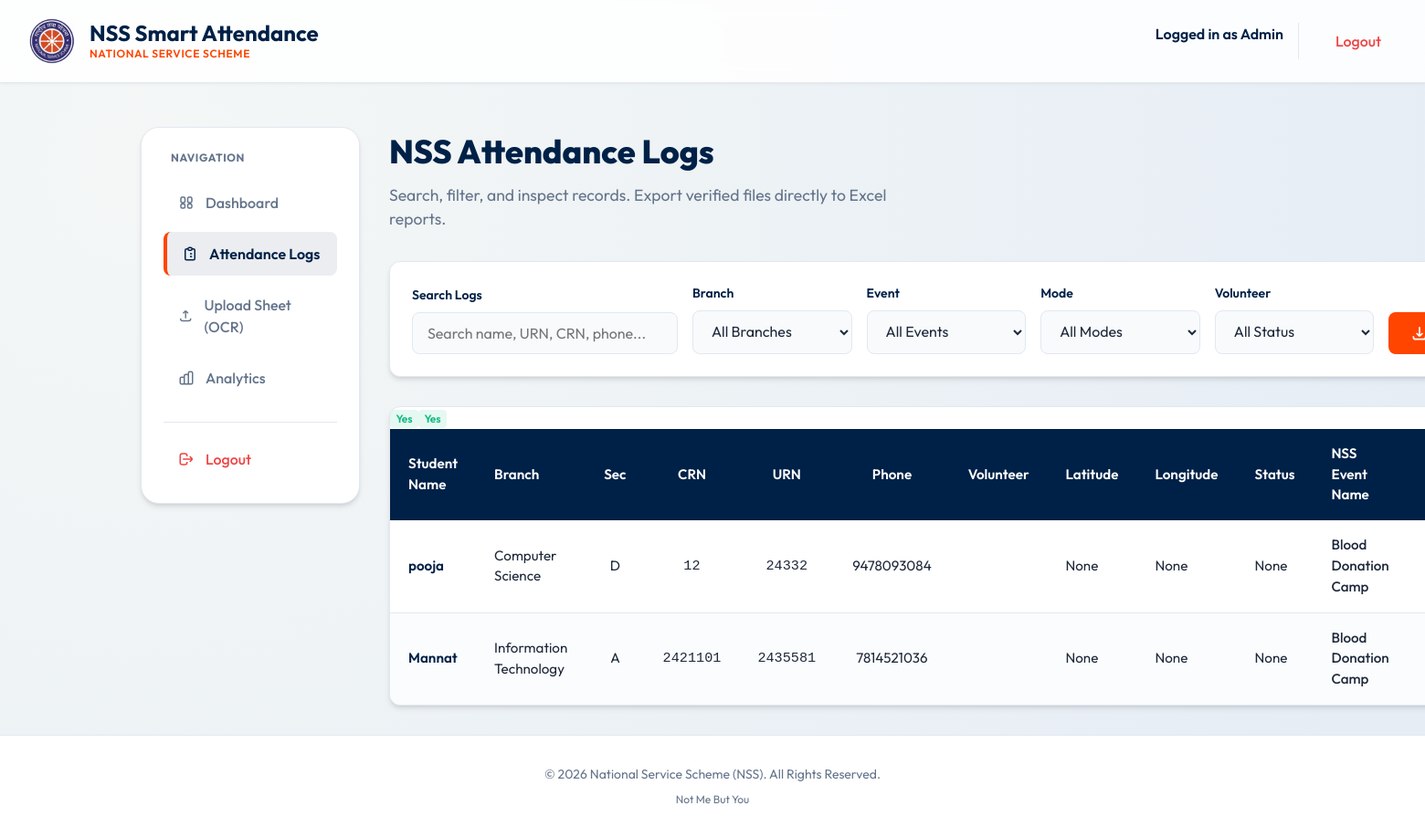
Screenshot of /results (signed in) with the database file from the repository.
### tables this page shows
CREATE TABLE attendance (
    id INTEGER PRIMARY KEY AUTOINCREMENT,
    student_name TEXT,
    branch TEXT,
    section TEXT,
    crn TEXT,
    urn TEXT,
    phone TEXT,
    is_nss_volunteer TEXT,
    event TEXT,
    attendance_mode TEXT,
    created_at TIMESTAMP DEFAULT CURRENT_TIMESTAMP
, latitude TEXT, longitude TEXT, location_status TEXT);

### app.py (the view)
@app.route("/results")
@admin_required
def results():
    conn    = get_db_connection()
    records = conn.execute("SELECT * FROM attendance ORDER BY id DESC").fetchall()
    conn.close()
    return render_template("results.html", records=records)

### app.py (called while the page is built)
def get_db_connection():
    conn = sqlite3.connect(DB_PATH)
    conn.row_factory = sqlite3.Row
    return conn

def admin_required(f):
    @wraps(f)
    def wrapper(*args, **kwargs):
        if not session.get("is_admin"):
            return redirect(url_for("admin_login"))
        return f(*args, **kwargs)
    return wrapper

### templates/results.html (shortened to what this page needs)
<!DOCTYPE html>
<html lang="en">
<head>
    <link rel="stylesheet" href="{{ url_for('static', filename='css/style.css') }}">
</head>
<body>
    <header>
        <a href="/" class="brand">
            <img src="{{ url_for('static', filename='images/nss_logo.png') }}" alt="NSS Logo" class="brand-logo">
            <div class="brand-text">
                <h1>NSS Smart Attendance</h1>
                <p>National Service Scheme</p>
            </div>
        </a>
        <nav>
            <span style="font-weight: 600; color: var(--primary); border-right: 1px solid var(--border); padding-right: 1rem; margin-right: 0.5rem;">
                Logged in as Admin
            </span>
            <a href="/admin/logout" class="nav-link" style="color: var(--error);">Logout</a>
        </nav>
    </header>
    <main style="max-width: 1300px;">
        <div class="admin-layout">
            <aside class="sidebar">
                <h3 style="font-size: 0.75rem; color: var(--text-muted); text-transform: uppercase; letter-spacing: 0.05em; margin-bottom: 1rem; padding-left: 0.5rem;">Navigation</h3>
                <ul class="sidebar-menu">
                    <li>
                        <a href="/admin" class="sidebar-link">
                            Dashboard
                        </a>
                    </li>
                    <li>
                        <a href="/results" class="sidebar-link active">
                            <svg width="18" height="18" fill="none" stroke="currentColor" stroke-width="2" viewBox="0 0 24 24"><path d="M9 5H7a2 2 0 00-2 2v12a2 2 0 002 2h10a2 2 0 002-2V7a2 2 0 00-2-2h-2M9 5a2 2 0 002 2h2a2 2 0 002-2M9 5a2 2 0 012-2h2a2 2 0 012 2m-3 7h3m-3 4h3m-6-4h.01M9 16h.01"></path></svg>
                            Attendance Logs
                        </a>
                    </li>
                    <li>
                        <a href="/upload" class="sidebar-link">
                            <svg width="18" height="18" fill="none" stroke="currentColor" stroke-width="2" viewBox="0 0 24 24"><path d="M4 16v1a3 3 0 003 3h10a3 3 0 003-3v-1m-4-8l-4-4m0 0L8 8m4-4v12"></path></svg>
                            Upload Sheet (OCR)
                        </a>
                    </li>
                    <li>
                        <a href="/analytics" class="sidebar-link">
                            <svg width="18" height="18" fill="none" stroke="currentColor" stroke-width="2" viewBox="0 0 24 24"><path d="M9 19v-6a2 2 0 00-2-2H5a2 2 0 00-2 2v6a2 2 0 002 2h2a2 2 0 002-2zm0 0V9a2 2 0 012-2h2a2 2 0 012 2v10a2 2 0 002 2h2a2 2 0 002-2V5a2 2 0 00-2-2h-2a2 2 0 00-2 2v14a2 2 0 01-2 2h-2a2 2 0 01-2-2z"></path></svg>
                            Analytics
                        </a>
                    </li>
                    <li style="margin-top: 1rem; border-top: 1px solid var(--border); padding-top: 1rem;">
                        <a href="/admin/logout" class="sidebar-link logout">
                            <svg width="18" height="18" fill="none" stroke="currentColor" stroke-width="2" viewBox="0 0 24 24"><path d="M17 16l4-4m0 0l-4-4m4 4H7m6 4v1a3 3 0 01-3 3H6a3 3 0 01-3-3V7a3 3 0 013-3h4a3 3 0 013 3v1"></path></svg>
                            Logout
                        </a>
                    </li>
                </ul>
            </aside>
            <div class="content-area">
                <div class="hero" style="text-align: left; margin-bottom: 2rem;">
                    <h2 style="font-size: 2.25rem;">NSS Attendance Logs</h2>
                    <p style="margin:0;">Search, filter, and inspect records. Export verified files directly to Excel reports.</p>
                </div>
                <div class="filter-panel">
                    <div class="form-group" style="margin-bottom: 0;">
                        <label class="form-label" for="search-input">Search Logs</label>
                        <input type="text" id="search-input" class="form-control" placeholder="Search name, URN, CRN, phone...">
                    </div>
                    <div class="form-group" style="margin-bottom: 0;">
                        <label class="form-label" for="filter-branch">Branch</label>
                        <select id="filter-branch" class="form-control">
                            <option value="">All Branches</option>
                        </select>
                    </div>
                    <div class="form-group" style="margin-bottom: 0;">
                        <label class="form-label" for="filter-event">Event</label>
                        <select id="filter-event" class="form-control">
                            <option value="">All Events</option>
                        </select>
                    </div>
                    <div class="form-group" style="margin-bottom: 0;">
                        <label class="form-label" for="filter-mode">Mode</label>
                        <select id="filter-mode" class="form-control">
                            <option value="">All Modes</option>
                        </select>
                    </div>
                    <div class="form-group" style="margin-bottom: 0;">
                        <label class="form-label" for="filter-volunteer">Volunteer</label>
                        <select id="filter-volunteer" class="form-control">
                            <option value="">All Status</option>
                        </select>
                    </div>
                    <div>
                        <a href="/download" class="btn btn-accent" style="height: 46px; display: inline-flex; align-items: center; justify-content: center; width: 100%;">
                            <svg width="20" height="20" fill="none" stroke="currentColor" stroke-width="2" viewBox="0 0 24 24"><path d="M4 16v1a3 3 0 003 3h10a3 3 0 003-3v-1m-4-4l-4 4m0 0l-4-4m4 4V4"></path></svg>
                        </a>
                    </div>
                </div>
                <div class="table-wrapper">
                    <table class="styled-table">
                        <thead>
                            <tr>
                                <th>Student Name</th>
                                <th>Branch</th>
                                <th style="text-align: center;">Sec</th>
                                <th style="text-align: center;">CRN</th>
                                <th style="text-align: center;">URN</th>
                                <th style="text-align: center;">Phone</th>
                                <th style="text-align: center;">Volunteer</th>
                                <th>Latitude</th>
                                <th>Longitude</th>
                                <th>Status</th>
                                <th>NSS Event Name</th>
                                <th style="text-align: center;">Mode</th>
                            </tr>
                        </thead>
                        <tbody id="attendance-table-body">
                            {% for record in records %}
                                <tr class="attendance-row">
                                    <td data-label="Student Name" style="font-weight: 600; color: var(--primary);">{{ record.student_name }}</td>
                                    <td data-label="Branch">{{ record.branch }}</td>
                                    <td data-label="Section" style="text-align: center;">{{ record.section }}</td>
                                    <td data-label="CRN" style="text-align: center; font-family: monospace;">{{ record.crn }}</td>
                                    <td data-label="URN" style="text-align: center; font-family: monospace; font-size: 0.95rem;">{{ record.urn }}</td>
                                    <td data-label="Phone" style="text-align: center;">{{ record.phone }}</td>
                                    <td data-label="Volunteer" style="text-align: center;">
                                    <td>{{ record.latitude }}</td>
                                     <td>{{ record.longitude }}</td>
                                    <td>{{ record.location_status }}</td>
                                        {% if record.is_nss_volunteer == 'Yes' %}
                                            <span style="background: rgba(16, 185, 129, 0.1); color: var(--success); padding: 0.15rem 0.4rem; border-radius: 4px; font-size: 0.75rem; font-weight: 600;">Yes</span>
                                        {% else %}
                                            <span style="background: rgba(239, 68, 68, 0.1); color: var(--error); padding: 0.15rem 0.4rem; border-radius: 4px; font-size: 0.75rem; font-weight: 600;">No</span>
                                        {% endif %}
                                    </td>
                                    <td data-label="Event" style="font-weight: 500;">{{ record.event }}</td>
                                    <td data-label="Mode" style="text-align: center;">
                                    </td>
                                </tr>
                            {% endfor %}
                        </tbody>
                    </table>
                </div>
            </div>
        </div>
    </main>
    <footer>
        <p>&copy; 2026 National Service Scheme (NSS). All Rights Reserved.</p>
        <p style="font-size: 0.75rem; margin-top: 0.5rem; color: var(--text-muted);">Not Me But You</p>
    </footer>
</body>
</html>

### static/css/style.css (style rules this page uses)
:root { --primary: #002147; --primary-light: #1a365d; --accent: #ff4500; --accent-hover: #e03d00; --background: #f4f7f6; --surface: #ffffff; --text: #1e293b; --text-muted: #64748b; --border: #e2e8f0; --success: #10b981; --error: #ef4444; --radius-sm: 8px; --radius-md: 12px; --radius-lg: 20px; --shadow: 0 4px 6px -1px rgb(0 0 0 / 0.1), 0 2px 4px -2px rgb(0 0 0 / 0.1); --shadow-lg: 0 10px 15px -3px rgb(0 0 0 / 0.1), 0 4px 6px -4px rgb(0 0 0 / 0.1); --transition: all 0.3s cubic-bezier(0.4, 0, 0.2, 1); }
* { box-sizing: border-box; margin: 0; padding: 0; }
body { font-family: 'Outfit', sans-serif; background: radial-gradient(circle at 10% 20%, rgba(244, 247, 246, 1) 0%, rgba(230, 237, 245, 1) 90%); color: var(--text); min-height: 100vh; display: flex; flex-direction: column; line-height: 1.5; }
header { background: rgba(255, 255, 255, 0.85); backdrop-filter: blur(10px); border-bottom: 1px solid var(--border); padding: 1.25rem 2rem; position: sticky; top: 0; z-index: 100; display: flex; align-items: center; justify-content: space-between; box-shadow: 0 1px 3px 0 rgb(0 0 0 / 0.05); }
.brand { display: flex; align-items: center; gap: 1rem; text-decoration: none; }
.brand-logo { height: 50px; width: auto; object-fit: contain; transition: var(--transition); }
.brand-text h1 { font-size: 1.5rem; font-weight: 700; color: var(--primary); line-height: 1.2; }
.brand-text p { font-size: 0.75rem; color: var(--accent); font-weight: 600; letter-spacing: 0.05em; text-transform: uppercase; }
nav { display: flex; gap: 1rem; }
.nav-link { text-decoration: none; color: var(--text-muted); font-weight: 500; padding: 0.5rem 1rem; border-radius: var(--radius-sm); transition: var(--transition); }
main { flex: 1; max-width: 1200px; width: 100%; margin: 0 auto; padding: 2rem 1.5rem; }
.hero { text-align: center; margin-bottom: 3rem; animation: fadeIn 0.8s ease-out; }
.hero h2 { font-size: 2.5rem; color: var(--primary); margin-bottom: 0.5rem; font-weight: 800; }
.hero p { font-size: 1.1rem; color: var(--text-muted); max-width: 600px; margin: 0 auto; }
.form-group { margin-bottom: 1.25rem; text-align: left; }
.form-label { display: block; font-size: 0.875rem; font-weight: 600; color: var(--primary); margin-bottom: 0.5rem; }
.form-control { width: 100%; padding: 0.75rem 1rem; font-size: 1rem; border-radius: var(--radius-sm); border: 1.5px solid var(--border); background-color: #f8fafc; color: var(--text); transition: var(--transition); font-family: inherit; }
.btn { display: inline-flex; align-items: center; justify-content: center; gap: 0.5rem; font-family: inherit; font-size: 1rem; font-weight: 600; padding: 0.75rem 1.5rem; border-radius: var(--radius-sm); border: none; cursor: pointer; transition: var(--transition); text-decoration: none; }
.btn-accent { background-color: var(--accent); color: var(--surface); }
.table-wrapper { background: var(--surface); border-radius: var(--radius-md); box-shadow: var(--shadow); overflow: hidden; border: 1px solid var(--border); }
.styled-table { width: 100%; border-collapse: collapse; font-size: 0.95rem; text-align: left; }
.styled-table th { background-color: var(--primary); color: var(--surface); padding: 1rem 1.25rem; font-weight: 600; }
.styled-table td { padding: 1rem 1.25rem; border-bottom: 1px solid var(--border); color: var(--text); }
.styled-table tbody tr:last-of-type td { border-bottom: none; }
.styled-table tbody tr { transition: var(--transition); }
.styled-table tbody tr:nth-of-type(even) { background-color: rgba(248, 250, 252, 0.5); }
footer { text-align: center; padding: 2rem; color: var(--text-muted); font-size: 0.875rem; border-top: 1px solid var(--border); background-color: var(--surface); margin-top: auto; }

### rows the page displays
attendance: student_name "pooja", branch "Computer Science", section "D", crn "12", urn "24332", phone "9478093084", latitude "None", longitude "None", location_status "None", is_nss_volunteer "Yes", event "Blood Donation Camp"
attendance: student_name "Mannat", branch "Information Technology", section "A", crn "2421101", urn "2435581", phone "7814521036", latitude "None", longitude "None", location_status "None", is_nss_volunteer "Yes", event "Blood Donation Camp"
